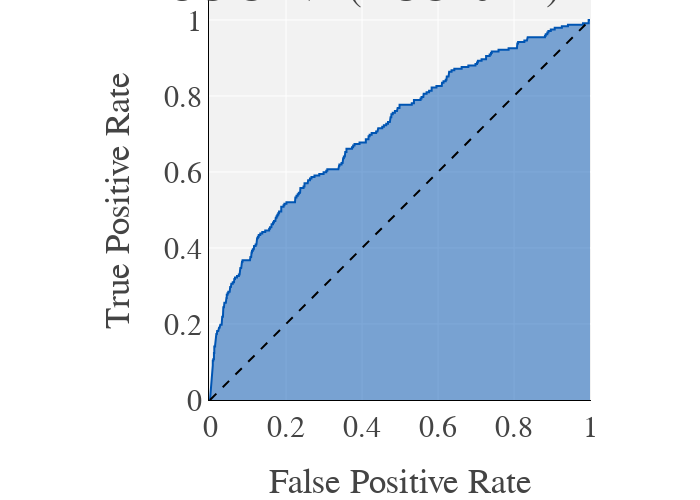

This figure's notebook cell:
### Code cell
# Predict on y test
y_pred = best_model.predict_proba(X_test)[::,1]

fpr, tpr, _ = roc_curve(y_test,  y_pred)

fpr_qda, tpr_qda = fpr, tpr

# Compute AUC (Area Under the Curve)
auc_ = roc_auc_score(y_test, y_pred)

auc_qda = auc_

fig_qdc_auc = px.area(
    x=fpr, y=tpr,
    title=f'ROC Curve (AUC={auc_:.2f})',
    labels=dict(x='False Positive Rate', y='True Positive Rate'),
    width=700, height=500
)
fig_qdc_auc.add_shape(
    type='line', line=dict(dash='dash'),
    x0=0, x1=1, y0=0, y1=1
)

fig_qdc_auc.update_yaxes(scaleanchor="x", scaleratio=1)
fig_qdc_auc.update_xaxes(constrain='domain')
fig_qdc_auc.show()

fig_qdc_auc.write_image("images/results/ROC_governance_qda.png")

### Figure 1 — Plotly figure (JSON) as saved in the notebook; plotly's stock layout.template omitted (floating-point values rounded to 4 significant figures; data arrays with more than 128 entries replaced by an {"elided": "..."} marker saying what was removed)
{"data": [{"fillpattern": {"shape": ""}, "hovertemplate": "False Positive Rate=%{x}<br>True Positive Rate=%{y}<extra></extra>", "legendgroup": "", "line": {"color": "#0055B3"}, "marker": {"symbol": "circle"}, "mode": "lines", "name": "", "orientation": "v", "showlegend": false, "stackgroup": "1", "type": "scatter", "x": {"elided": "410 float values"}, "xaxis": "x", "y": {"elided": "410 float values"}, "yaxis": "y"}], "layout": {"height": 500, "legend": {"tracegroupgap": 0}, "shapes": [{"line": {"dash": "dash"}, "type": "line", "x0": 0, "x1": 1, "y0": 0, "y1": 1}], "title": {"text": "ROC Curve (AUC=0.71)"}, "width": 700, "xaxis": {"anchor": "y", "constrain": "domain", "domain": [0, 1], "title": {"text": "False Positive Rate"}}, "yaxis": {"anchor": "x", "domain": [0, 1], "scaleanchor": "x", "scaleratio": 1, "title": {"text": "True Positive Rate"}}}}
